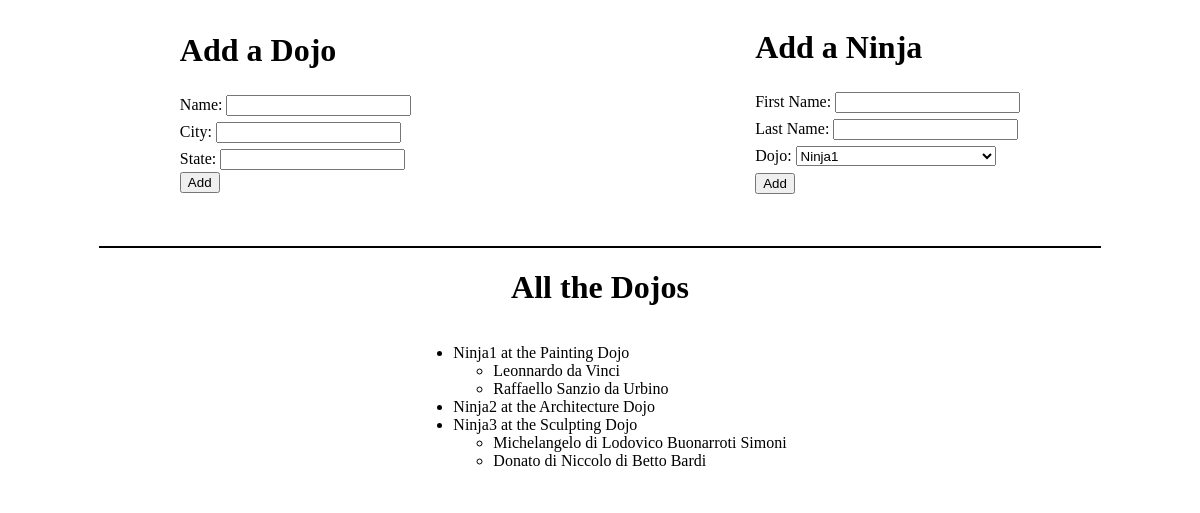
The page / on the database its author committed.
### main/models.py (models this page shows)
class Dojos(models.Model):
    name = models.CharField(max_length=255)
    city = models.CharField(max_length=255)
    state = models.CharField(max_length=5)
    created_at = models.DateTimeField(auto_now_add=True)
    updated_at = models.DateTimeField(auto_now=True)

class Ninjas(models.Model):
    dojo_id = models.ForeignKey(Dojos, related_name="ninja", on_delete = models.CASCADE)
    first_name = models.CharField(max_length=225)
    last_name = models.CharField(max_length=255)
    created_at = models.DateTimeField(auto_now_add=True)
    updated_at = models.DateTimeField(auto_now=True)

### main/views.py (the view)
# urls.py: 2. Add a URL to urlpatterns:  path('', views.home, name='home')
def home(request):
    context = {
        "all_dojo": Dojos.objects.all(),
        "all_ninja": Ninjas.objects.all(),
    }
    return render(request, "index.html", context)

### main/templates/index.html (shortened to what this page needs)
<!DOCTYPE html>
<html lang="en">
<head>
</head>
<body>
    <div class="container">
        <div class="up">
        <span class="dojo">
            <h1>Add a Dojo</h1>
            <form action="/addDojo" method="POST">
                <label >Name:
                <input type="text" name="fullname"></label>
                <br>
                <label>City:
                <input type="text" name="city"></label>
                <br>
                <label>State:
                <input type="text" name="state"></label>
                <br>
                <button type="submit">Add</button>
            </form>
        </span>
        <span class="ninja">
            <h1>Add a Ninja</h1>
            <form action="/addNinja" method="POST">
                <label>First Name:
                <input type="text" name="fname"></label>
                <br>
                <label>Last Name:
                <input type="text" name="lname"></label>
                <br>
                <label>Dojo:
                <select name="dojo" id="" aria-placeholder="- select a dojo -">
                    {% for dojo in all_dojo %}
                    <option value="{{dojo.id}}">{{dojo.name}}</option>
                    {% endfor %}
                </select>
                <br>
                <button type="submit">Add</button>
            </form>
        </span>
        </div>
        <div class="down">
        <h1>All the Dojos</h1>
        <ul>
            {% for dojo in all_dojo %}
            <li>{{dojo.name}} at the {{dojo.city}} {{dojo.state}}
                <ul>
                    {% for ninja in dojo.ninja.all %}
                    <li>{{ninja.first_name}} {{ninja.last_name}}</li>
                    {% endfor %}
                </ul>
            </li>
            {% endfor %}
        </ul>
        </div>
    </div>
</body>
</html>

### main/templates/index.html (style rules this page uses)
.up { display: flex; align-items: center; justify-content: space-around; }
.down { display: flex; flex-direction: column; align-items: center; border-top: 2px solid black; margin: 50px 91px; }
label { line-height: 27px; }
label, select { width:200px; height: 20px; }

### rows shown on the page
Dojos: name "Ninja1", city "Painting", state "Dojo"
Ninjas: first_name "Leonnardo", last_name "da Vinci"
Ninjas: first_name "Raffaello", last_name "Sanzio da Urbino"
Dojos: name "Ninja2", city "Architecture", state "Dojo"
Dojos: name "Ninja3", city "Sculpting", state "Dojo"
Ninjas: first_name "Michelangelo", last_name "di Lodovico Buonarroti Simoni"
Ninjas: first_name "Donato", last_name "di Niccolo di Betto Bardi"

### other values the page prints
form field dojo "Ninja1"
